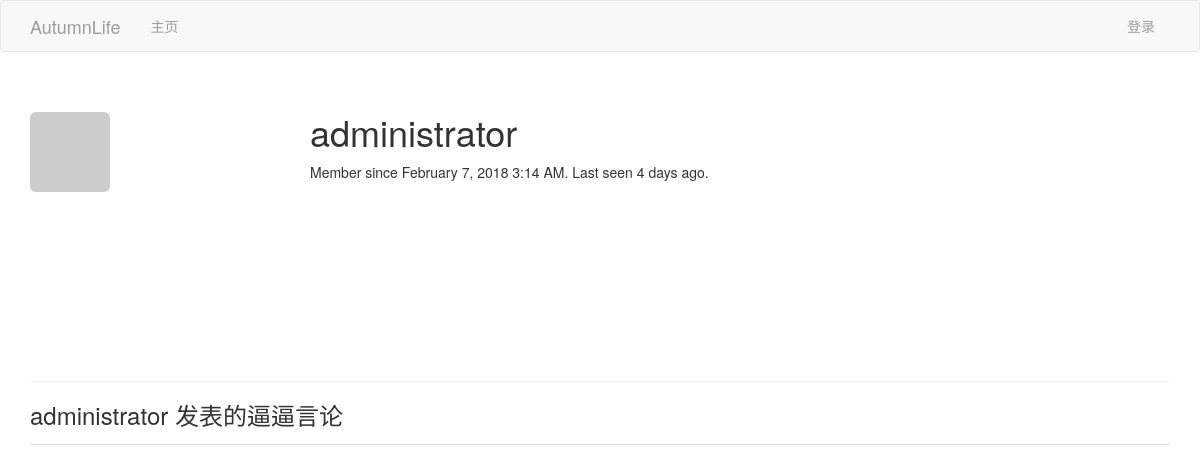
/user/administrator, run on an earlier commit of the app's database.
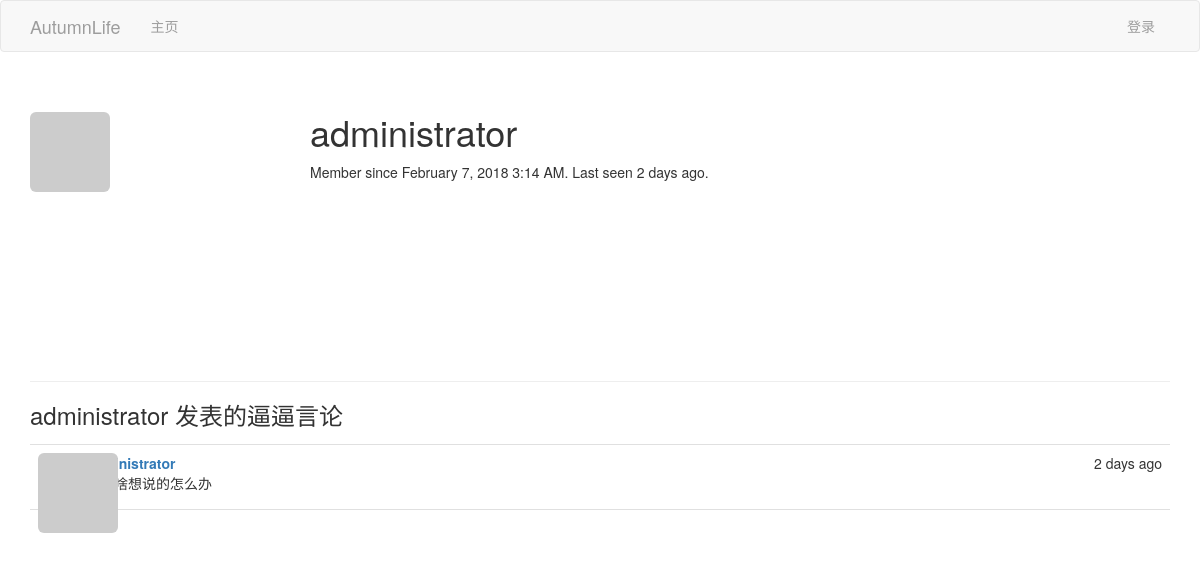
And on a later commit of the database.
### app/models.py (models this page shows, shortened)
class User(UserMixin, db.Model):
    __tablename__ = 'users'
    id = db.Column(db.Integer, primary_key=True)
    email = db.Column(db.String(64), unique=True, index=True)
    username = db.Column(db.String(64), unique=True, index=True)
    role_id = db.Column(db.Integer, db.ForeignKey('roles.id'))
    sex = db.Column(db.Integer, default=1)
    password_hash = db.Column(db.String(128))
    confirmed = db.Column(db.Boolean, default=False)
    name = db.Column(db.String(64))
    location = db.Column(db.String(64))  # 所在地
    about_me = db.Column(db.Text())  # 自我介绍
    member_since = db.Column(db.DateTime(),  default=datetime.now) # 注册日期
    last_seen = db.Column(db.DateTime(), default=datetime.now)  # 最后访问日期
    avatar_hash = db.Column(db.String(32))
    posts = db.relationship('Post', backref='author', lazy='dynamic')
    @property
    def password(self):     # 试图读取password的值将会报错
        raise AttributeError('password is not a readable attribute')
    def gravatar(self, size=100, default='identicon', rating='g'):
        if request.is_secure:
            url = 'https://secure.gravatar.com/avatar'
        else:
            url = 'http://www.gravatar.com/avatar'
        hhash = self.avatar_hash or hashlib.md5(self.email.encode('utf-8')).hexdigest()
        return '{url}/{hhash}?s={size}&d={default}&r={rating}'.format(
            url=url, hhash=hhash, size=size, default=default, rating=rating
        )

class Post(db.Model):
    __tablename__='posts'
    id = db.Column(db.Integer, primary_key=True)
    body = db.Column(db.Text)
    timestamp = db.Column(db.DateTime, index=True, default=datetime.now)
    author_id = db.Column(db.Integer, db.ForeignKey('users.id'))

### app/main/views.py (the view)
@main.route('/user/<username>')
def user(username):
    user = User.query.filter_by(username=username).first()
    if user is None:
        abort(404)
    posts = user.posts.order_by(Post.timestamp.desc()).all()
    return render_template('user.html', user=user, posts=posts)

### app/auth/views.py (called while the page is built)
@auth.before_app_request
def before_request():
    if current_user.is_authenticated:
        current_user.ping()
        if not current_user.confirmed \
                and request.endpoint[:5] != 'auth.' \
                and request.endpoint != 'static':
            return redirect(url_for('auth.unconfirmed'))

### app/main/__init__.py (called while the page is built)
@main.app_context_processor
def inject_permissions():
    return dict(Permission=Permission)

### app/models.py (called while the page is built)
    def is_administrator(self):
        return False

### app/templates/user.html (shortened to what this page needs)
{% extends "base.html" %}
{% block page_content %}
<div class="page-header">
    <img class="img-rounded profile-thumbnail" src="{{ user.gravatar(size=256) }}">
    <div class="profile-header">
        <h1>{{ user.username }}</h1>
        <p>
            Member since {{ moment(user.member_since).format('LLL') }}.
            Last seen {{ moment(user.last_seen).fromNow() }}.
        </p>
    </div>
</div>
<h3>{{ user.username }} 发表的逼逼言论</h3>
{% include '_posts.html' %}
{% endblock %}

### app/templates/_posts.html
<ul class="posts">
{% for post in posts %}
<li class="post">
    <div class="profile-thumbnail">
    <a href="{{ url_for('.user', username=post.author.username) }}">
        <img class="img-rounded profile-thumbnail" src="{{ post.author.gravatar(size=40) }}">
    </a>
    </div>
    <div class="post-content">
    <div class="post-date">{{ moment(post.timestamp).fromNow() }}</div>
    <div class="post-author">
        <a href="{{ url_for('.user', username=post.author.username) }}">
        {{ post.author.username }}
        </a>
    </div>
    <div class="post-body">{{ post.body }}</div>
    </div>
</li>
{% endfor %}
</ul>

What changed in the data, as far as the page shows it:
changed User "administrator": last_seen "4 days ago" → "2 days ago"
now on this page (row edited): Post: timestamp "2 days ago", author.username "administrator", body "我没啥想说的怎么办"
